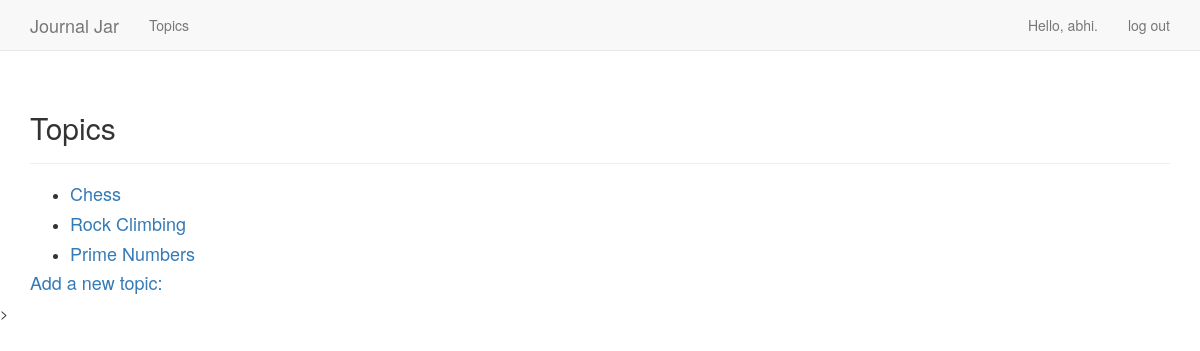
The app's page /topics/ (signed in) with its own data.
### jar/models.py (models this page shows)
class Topic(models.Model):
    text = models.CharField(max_length=50)
    date_added = models.DateTimeField(auto_now_add=True)
    owner = models.ForeignKey(User, on_delete=models.CASCADE)
    def __str__(self):
        return self.text

### jar/views.py (the view)
# urls.py: path('topics/', views.topics, name='topics'),
@login_required
def topics(request):
    topics = Topic.objects.filter(owner=request.user).order_by('date_added')
    context = {'topics' : topics}
    return render(request, 'jar/topics.html', context)

### jar/templates/jar/topics.html
{% extends 'jar/base.html' %}
{% block header %}
<h2>Topics</h2>
{% endblock header %}
{% block content %}
  <ul>
  {% for topic in topics %}
    <li><h4><a href = "{% url 'jar:topic' topic.id %}">{{ topic }}</h4></a></li>
  {% empty %}
    <li>No topics have been added yet</li>
  {% endfor %}
  </ul>
  <h4><a href="{% url 'jar:new_topic' %}">Add a new topic:</a></h4>
{% endblock content %}

### jar/templates/jar/base.html (shortened to what this page needs)
{% load bootstrap3 %}
<!DOCTYPE html>
<html lang="en">
<head>
  {% bootstrap_css %}
</head>
<body>
  <nav class="navbar navbar-default navbar-static-top">
    <div class="container">
      <div class="navbar-header">
        <a class="navbar-brand" href="{% url 'jar:index' %}">Journal Jar</a>
      </div>
      <div id="navbar" class="navbar-collapse collapse">
        <ul class="nav navbar-nav">
          <li><a href="{% url 'jar:topics' %}">Topics</a></li>
        </ul>
        <ul class="nav navbar-nav navbar-right">
          {% if user.is_authenticated %}
            <li><a>Hello, {{ user.username }}.</a></li>
            <li><a href="{% url 'users:logout' %}">log out</a></li>
          {% else %}
            <li><a href="{% url 'users:register' %}">register</a></li>
            <li><a href="{% url 'users:login' %}">login</a></li>
          {% endif %}
        </ul>
      </div>
    </div>
  </nav>
  <div class="container">
    <div class="page-header">
      {% block header %}{% endblock header %}
    </div>
    <div>
      {% block content %}{% endblock content %}
    </div>
  </div>>
</body>
</html>

### records on screen
Topic: text "Chess"
Topic: text "Rock Climbing"
Topic: text "Prime Numbers"

### other values on screen
{{ user.username }} "abhi"
